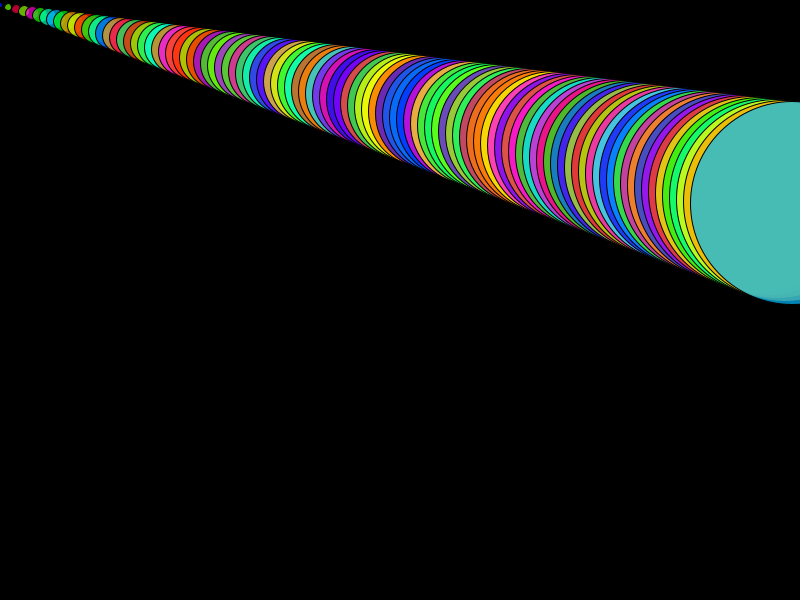
Frame 1 (no input)
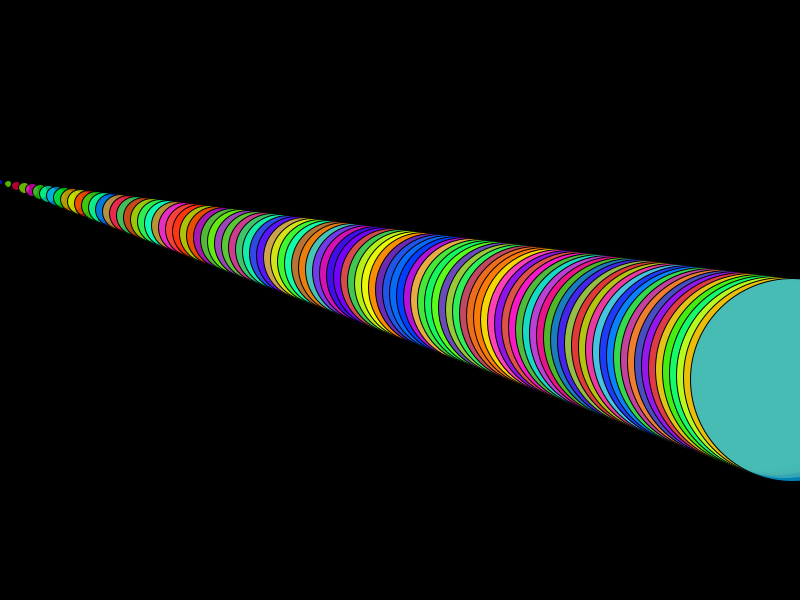
Frame 60 (the mouse pressed at the canvas centre just before this capture)
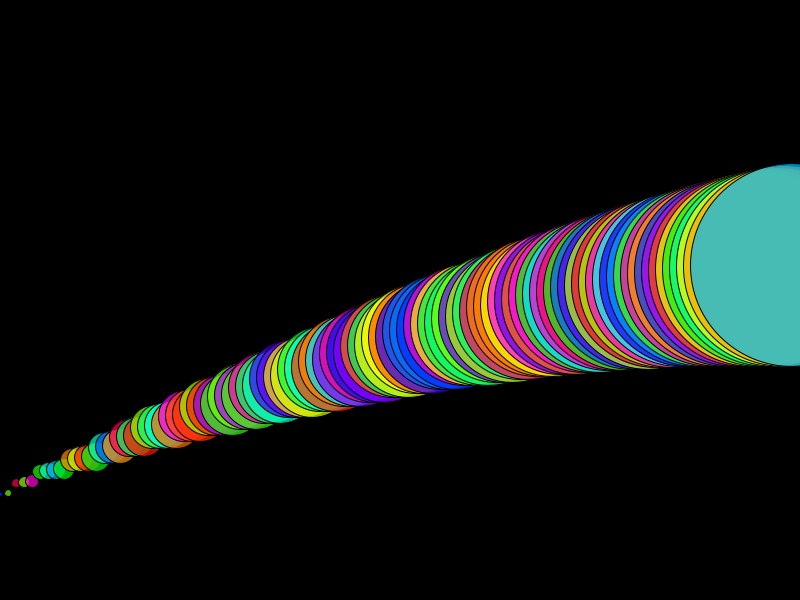
Frame 120 (the mouse held since frame 60 and released just before this capture)

The Processing sketch that drew these frames (run headless with seeded random() and noise(); from frame 60 on, the mouse is pressed at the canvas centre):

// Processing sketch: Step_by_step_OOP
// ── Step_by_step_OOP.pde
//declare and initialize the GravityBall array
GravityBall[] g = new GravityBall[100];
//float[] numbers = new float[100];    //this is here for comparison

void setup() {
  size(800, 600);
  colorMode(HSB, 360, 100, 100, 100);
  //for each individual spot in the array, declare a new GravityBall
  for (int i = 0; i < g.length; i++) {
    g[i] = new GravityBall(map(i, 0, g.length, 0, width), 2*i+5);
    //  numbers[i] = random(100);      //this is here for comparison
  }
}

void draw() {
  background(0);
  //go through the array, and call the methods I want on each GravityBall
  for (int i = 0; i < g.length; i++) {
    g[i].display();
    g[i].move();
    g[i].bounce();
  }
}











class GravityBall {
  ////list information about the gravity ball
  //location
  //acceleration
  //velocity
  //size

  //declare variables
  PVector loc, vel, acc;
  float sz;
  float hue, sat, bright, alpha;


  //fill in the template with actual values
  //create a constructor
  GravityBall() {
    //inside here, we initialize variables and run any code that should occur at the moment the object is created
    sz = 50;
    loc = new PVector(random(sz, width-sz), random(height/2));
    vel = new PVector(0, 0);
    acc = new PVector(0, .1);
    hue = random(360);
    sat = 100;
    bright = 100;
    alpha = 70;
  }
  //create an alternate constructor, which lets me control values of the ball
  GravityBall(float tempx, float tempsz) {
    sz = tempsz;

    loc = new PVector(tempx, sz);
    vel = new PVector(0, 0);
    acc = new PVector(0, .1);
    hue = random(360);
    sat = 100;
    bright = 100;
    alpha = 70;
  }
  ////////////////////////////////////////////////////////////
  //below this line, we will define what a gravity ball does//
  ////////////////////////////////////////////////////////////

  //what does a gravity ball do?
  //bounce, moves, gets drawn, accelerates(part of moving)

  void display() {
    //display the ball
    fill(hue, sat, bright, alpha);
    ellipse(loc.x, loc.y, sz, sz);
  }

  void move() {
    //move the ball
    vel.add(acc);
    loc.add(vel);
  }

  void bounce() {
    //bounce ball off of floor
    if (loc.y > height - sz/2) {
      loc.y = height - sz/2;
      vel.y = -abs(vel.y);
    }
  }
}
